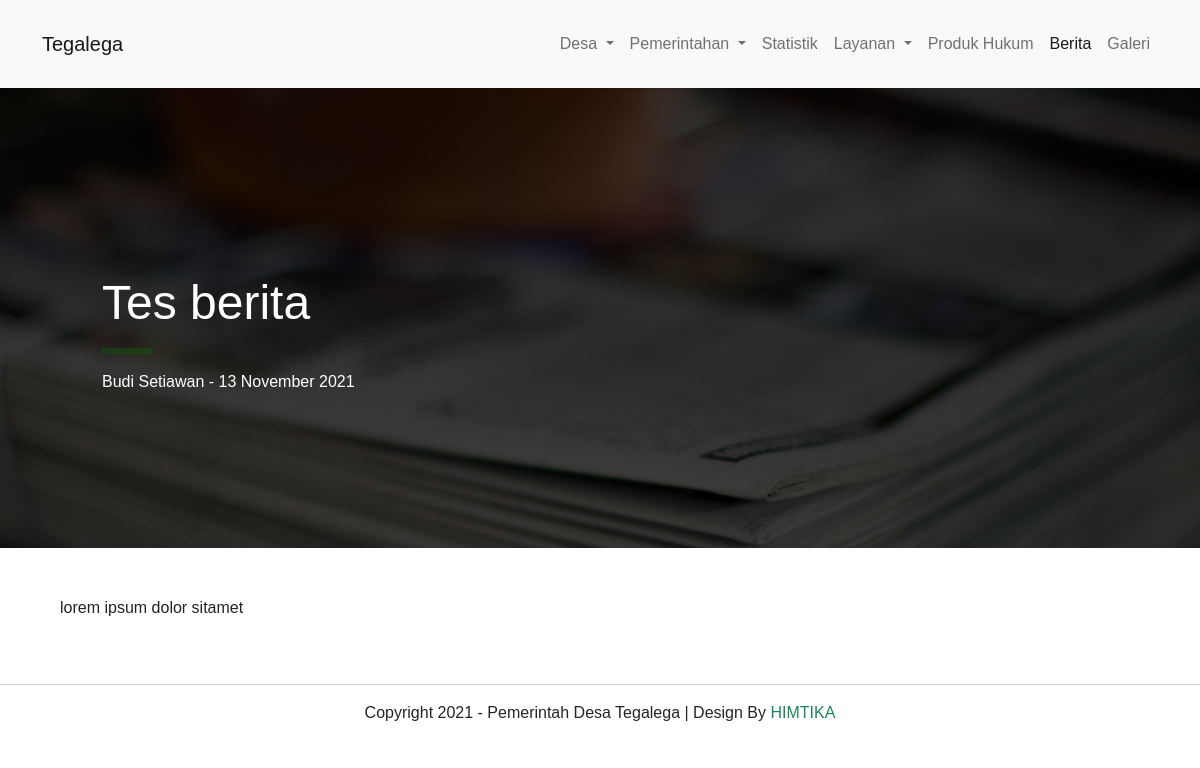
Page /detail-berita?id=3 on the committed database.
### tables this page shows
CREATE TABLE `him_berita` (
  `id_berita` int(12) NOT NULL,
  `judul_berita` varchar(100) NOT NULL,
  `slug` varchar(255) NOT NULL,
  `isi_berita` text NOT NULL,
  `thumbnail` varchar(255) NOT NULL,
  `id_user` int(12) NOT NULL,
  `tanggal` date NOT NULL,
  `created_at` timestamp NOT NULL DEFAULT current_timestamp(),
  `updated_at` timestamp NOT NULL DEFAULT current_timestamp()
);

CREATE TABLE `him_user` (
  `id_user` int(12) NOT NULL,
  `nama_lengkap` varchar(50) NOT NULL,
  `email` varchar(50) NOT NULL,
  `password` varchar(255) NOT NULL,
  `created_at` timestamp NOT NULL DEFAULT current_timestamp(),
  `updated_at` timestamp NOT NULL DEFAULT current_timestamp()
);

### lib/koneksi.php (called while the page is built, shortened)
<?php
function tgl_indo($tanggal)
{
    $bulan = array(
        1 =>   'Januari',
        'Februari',
        'Maret',
        'April',
        'Mei',
        'Juni',
        'Juli',
        'Agustus',
        'September',
        'Oktober',
        'November',
        'Desember'
    );
    $pecahkan = explode('-', $tanggal);
    return $pecahkan[2] . ' ' . $bulan[(int)$pecahkan[1]] . ' ' . $pecahkan[0];
}

### detail-berita.php (the view, shortened to what this page needs)
<?php
include "lib/koneksi.php";
if (isset($_GET['id'])) {
    $id = $_GET['id'];
    $query = mysqli_query($koneksi, "SELECT * FROM him_berita JOIN him_user ON him_user.id_user = him_berita.id_user WHERE id_berita='$id'");
    $data = mysqli_fetch_array($query);
    if ($data['id_berita'] == $id) {
?>
        <!DOCTYPE html>
        <html lang="en">
        <head>
            <link href="https://cdn.jsdelivr.net/npm/bootstrap@5.0.2/dist/css/bootstrap.min.css" rel="stylesheet">
            <link rel="stylesheet" href="https://cdn.jsdelivr.net/npm/bootstrap-icons@1.7.0/font/bootstrap-icons.css">
            <link rel="stylesheet" href="assets/css/style.css">
            <link href="https://unpkg.com/aos@2.3.1/dist/aos.css" rel="stylesheet">
        </head>
        <body>
            <section class="navbar-nav">
                <nav class="navbar navbar-expand-lg navbar-light bg-light p-4 shadow-sm">
                    <div class="container">
                        <a class="navbar-brand" href="index">Tegalega</a>
                        <div class="collapse navbar-collapse" id="navbarSupportedContent">
                            <ul class="navbar-nav ms-auto mb-2 mb-lg-0">
                                <li class="nav-item dropdown">
                                    <a class="nav-link dropdown-toggle" href="#" id="navbarDropdown" role="button" data-bs-toggle="dropdown" aria-expanded="false">
                                        Desa
                                    </a>
                                </li>
                                <li class="nav-item dropdown">
                                    <a class="nav-link dropdown-toggle" href="#" id="navbarDropdown" role="button" data-bs-toggle="dropdown" aria-expanded="false">
                                        Pemerintahan
                                    </a>
                                </li>
                                <li class="nav-item">
                                    <a class="nav-link" href="statistik">Statistik</a>
                                </li>
                                <li class="nav-item dropdown">
                                    <a class="nav-link dropdown-toggle" href="#" id="navbarDropdown" role="button" data-bs-toggle="dropdown" aria-expanded="false">
                                        Layanan
                                    </a>
                                </li>
                                <li class="nav-item">
                                    <a class="nav-link" href="produk-hukum">Produk Hukum</a>
                                </li>
                                <li class="nav-item">
                                    <a class="nav-link active" href="berita">Berita</a>
                                </li>
                                <li class="nav-item">
                                    <a class="nav-link" href="galeri">Galeri</a>
                                </li>
                            </ul>
                        </div>
                    </div>
                </nav>
            </section>
            <section class="hero-berita">
                <div class="container">
                    <div class="row">
                        <div class="col-md-12 py-5 mt-5 text-white" data-aos="fade-right">
                            <h2 class="display-5"><?= $data['judul_berita'] ?></h2>
                            <hr>
                            <p><?= $data['nama_lengkap'] . " - " . tgl_indo($data['tanggal'])  ?></p>
                        </div>
                    </div>
            </section>
            <section class="wrapper p-5">
                <div class="container">
                    <div class="row">
                        <div class="col-md-12">
                            <p><?= $data['isi_berita'] ?></p>
                        </div>
                    </div>
                </div>
            </section>
            <section class="footer">
                <div class="container">
                    <div class="row">
                        <div class="col-md-12">
                            <p class="mt-3 text-center">Copyright 2021 - Pemerintah Desa Tegalega | Design By <a href="https://himtika.cs.unsika.ac.id/" class="text-decoration-none text-success">HIMTIKA</a></p>
                        </div>
                    </div>
                </div>
            </section>
        </body>
        </html>
<?php
    } else {
        header("Location:index");
    }
} else {
    header("Location: index");
}

### assets/css/style.css (style rules this page uses)
* { margin: 0; padding: 0; box-sizing: border-box; }
body { font-family: 'Poppins',sans-serif; }
.hero-berita { padding: 90px; background-image: url("../img/bg-berita.png"); background-size: cover; background-repeat: no-repeat; text-shadow: black; }
hr { width: 50px; height: 20px; border: 3px solid green; }
.footer { border-top: 1px solid #ccc; }

### rows in the picture
him_berita: judul_berita "Tes berita", id_user.nama_lengkap "Budi Setiawan", tanggal "13 November 2021", isi_berita "lorem ipsum dolor sitamet"
